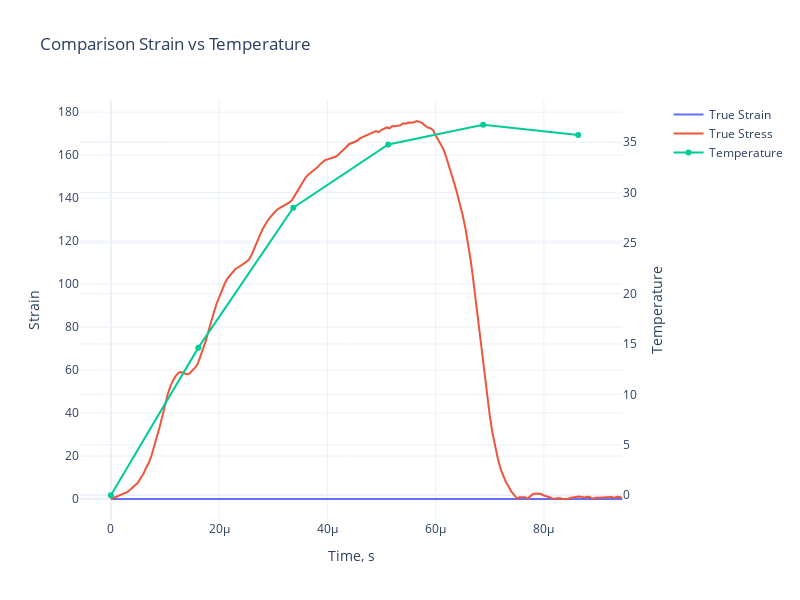

Notebook source saved alongside this figure:
### Code cell
fig1 = make_subplots(specs=[[{"secondary_y": True}]])
fig1.update_layout(template = 'plotly_white', width=800, height=600,
                  title = 'Comparison Strain vs Temperature')
fig1.add_trace(go.Scatter(x = time, 
                            y = strain,
                            name = 'True Strain'),
                            secondary_y=False)
fig1.add_trace(go.Scatter(x = time, 
                            y = stress,
                            name = 'True Stress'),
                            secondary_y=False)
fig1.add_trace(go.Scatter(x = ir_time, 
                            y = temperature, 
                            name = 'Temperature'),
                            secondary_y=True)

fig1.update_xaxes(title_text="Time, s")

fig1.update_yaxes(title_text="Strain", secondary_y=False)
fig1.update_yaxes(title_text="Temperature", secondary_y=True)

fig1
fig1.show()

### Figure 1 — Plotly figure (JSON) as saved in the notebook; plotly's stock layout.template omitted (floating-point values rounded to 4 significant figures; data arrays with more than 128 entries replaced by an {"elided": "..."} marker saying what was removed)
{"data": [{"name": "True Strain", "type": "scatter", "x": {"elided": "190 float values"}, "xaxis": "x", "y": {"elided": "190 float values"}, "yaxis": "y"}, {"name": "True Stress", "type": "scatter", "x": {"elided": "190 float values"}, "xaxis": "x", "y": {"elided": "190 float values"}, "yaxis": "y"}, {"name": "Temperature", "type": "scatter", "x": [0, 1.616e-05, 3.37e-05, 5.125e-05, 6.879e-05, 8.633e-05], "xaxis": "x", "y": [0, 14.63, 28.51, 34.78, 36.73, 35.72], "yaxis": "y2"}], "layout": {"height": 600, "title": {"text": "Comparison Strain vs Temperature"}, "width": 800, "xaxis": {"anchor": "y", "domain": [0, 0.94], "title": {"text": "Time, s"}}, "yaxis": {"anchor": "x", "domain": [0, 1], "title": {"text": "Strain"}}, "yaxis2": {"anchor": "x", "overlaying": "y", "side": "right", "title": {"text": "Temperature"}}}}
